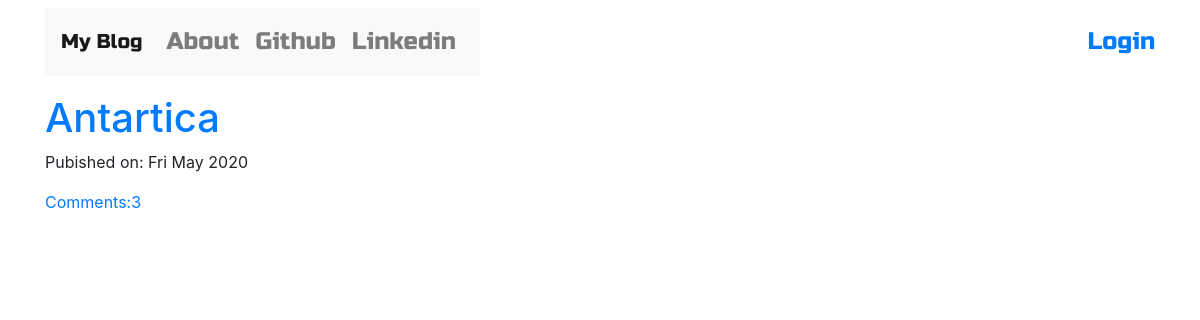
Before: / with the older database file.
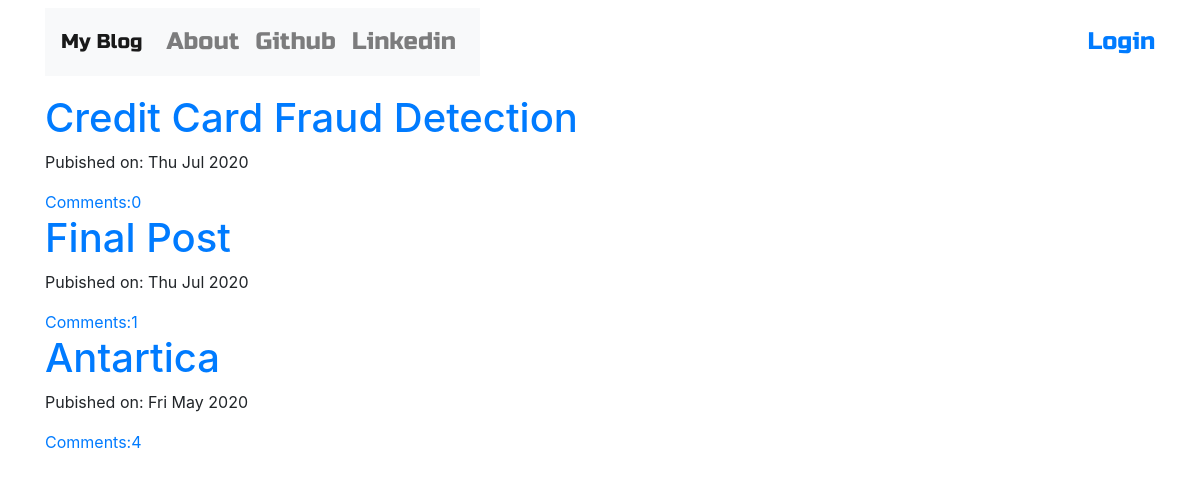
After: the same page with the newer database file.
### blog/models.py (models this page shows, shortened)
class Post(models.Model):
    author=models.ForeignKey('auth.User',on_delete=models.CASCADE) #author is logged in to site
    title=models.CharField(max_length=200)
    text=models.TextField()
    create_date=models.DateTimeField(default=timezone.now)
    published_date=models.DateTimeField(blank=True,null=True)
    def approve_comments(self):
        return self.comments.filter(approved_comment=True)

### blog/views.py (the view)
# urls.py: re_path(r'^$',views.PostListView.as_view(),name='post_list'),
class PostListView(ListView):
    model=Post
    def get_queryset(self):
        return Post.objects.filter(published_date__lte=timezone.now()).order_by('-published_date')

### blog/templates/blog/post_list.html
{% extends "blog/base.html" %}
{% block content %}
<div class="centerstage">
  {% for post in post_list %}
    <div class="post">
      <h1> <a href="{% url 'post_detail' pk=post.pk %}">{{post.title}}</a> </h1>
      <div class="date">
        <p>Pubished on: {{post.published_date|date:"D M Y"}}</p>
      </div>
      <a href="{% url 'post_detail' pk=post.pk %}">Comments:{{post.approve_comments.count}}</a>
    </div>
  {% endfor %}
</div>
{% endblock %}

### blog/templates/blog/base.html (shortened to what this page needs)
   <!DOCTYPE html>
{% load static %}
<html lang="en" dir="ltr">
  <head>
    <link rel="stylesheet" href="https://stackpath.bootstrapcdn.com/bootstrap/4.4.1/css/bootstrap.min.css">
    <link rel="stylesheet" href="//cdn.jsdelivr.net/npm/medium-editor@latest/dist/css/medium-editor.min.css" type="text/css" media="screen" charset="utf-8">
    <link rel="stylesheet" href="{% static 'css/blog.css' %}">
  </head>
  <body class="loader">
    <nav class="navbar navbar-default techfont custom-navbar">
      <div class="container">
        <nav class="navbar navbar-expand-lg navbar-light bg-light">
          <a class="navbar-brand" href="{% url 'post_list' %}">My Blog</a>
          <div class="collapse navbar-collapse" id="navbarNavAltMarkup">
          <div class="navbar-nav">
            <a class="nav-item nav-link" href="{% url 'about' %}">About</a>
            <a class="nav-item nav-link" href="https://github.com/kirtikjangale">Github</a>
            <a class="nav-item nav-link" href="https://www.linkedin.com">Linkedin</a>
          </div>
        </div>
      </nav>
        <ul class='nav navbar-nav navbar-right'>
          {% if user.is_authenticated %}
          <li> <a>     Welcome: {{user.username}} </a> </li>
          <nav class="navbar navbar-expand-lg navbar-light bg-light">
            <div class="collapse navbar-collapse" id="navbarNavAltMarkup">
              <div class="navbar-nav">
                <a class="nav-item nav-link" href="{% url 'post_new' %}">New Post</a>
                <a class="nav-item nav-link" href="{% url 'post_draft_list' %}">Drafts</a>
                <a class="nav-item nav-link" href="{% url 'logout' %}">Logout</a>
              </div>
          </div>
        </nav>
          {% else %}
          <li> <a class="nav navbar-right" href="{% url 'login' %}"> <span class="glyphicon glyphicon-user">Login</span> </a> </li>
          {% endif %}
        </ul>
      </div>
    </nav>
    <div class="content container">
      <div class="row">
        <div class="col-md-8">
          <div class="blog_posts">
            {% block content %}
            {% endblock %}
          </div>
        </div>
      </div>
    </div>
  </body>
</html>

### blog/static/css/blog.css (style rules this page uses)
.techfont { font-family: 'Russo One',sans-serif; font-size: 1.5em; margin-bottom: 10px; }
.centerstage { margin-left: auto; margin-right: auto; }
.loader { filter:hue-rotate(0deg); color:linear-gradient(45deg,#0f8,#08f); animation:hue 10000ms infinite linear; }

Changed rows visible on the page:
added Post: title "Credit Card Fraud Detection", published_date "Thu Jul 2020", approve_comments.count "0"
added Post: title "Final Post", published_date "Thu Jul 2020", approve_comments.count "1"
computed for Post "Antartica": approve_comments.count "3" → "4"
